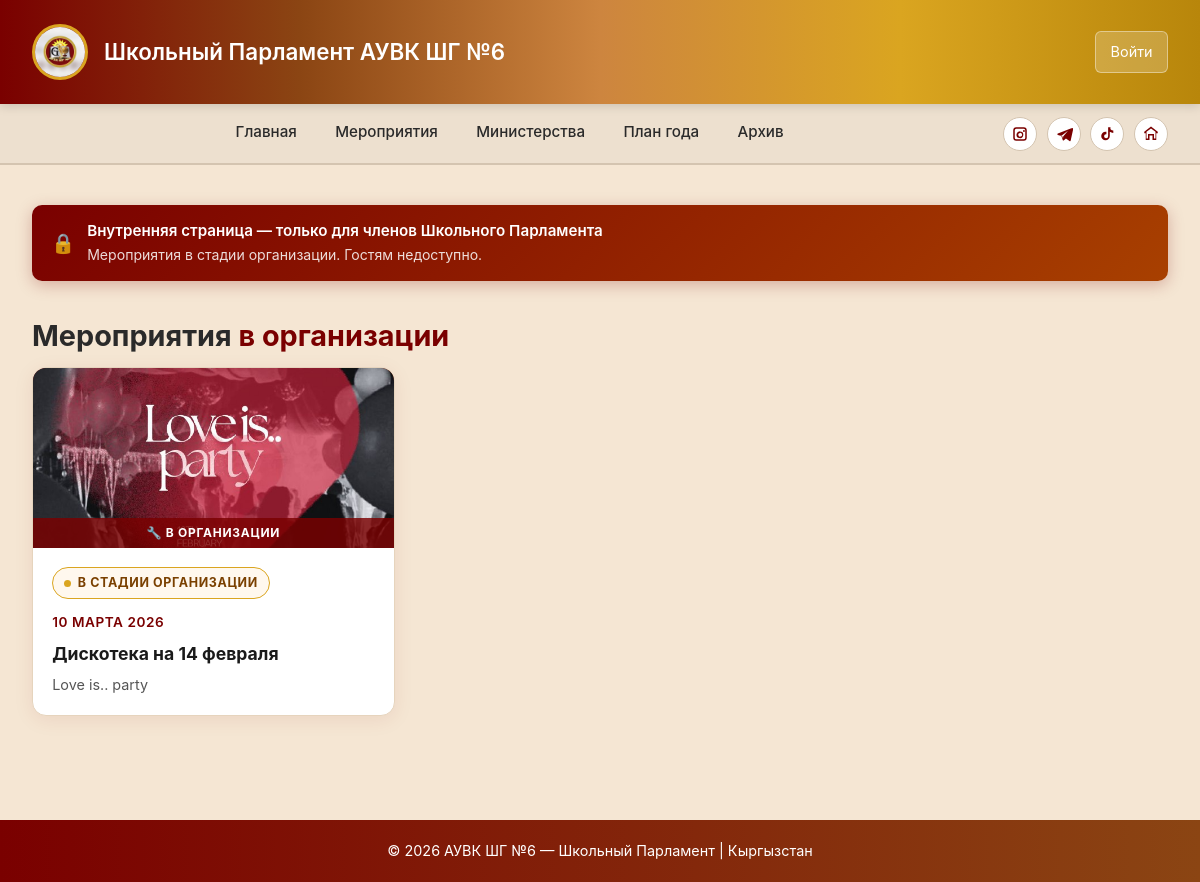
The app's page /tasks/events_list/view with its own data.
### apps/events/models.py (models this page shows, shortened)
class EventBase(models.Model):
    date = models.DateField(blank=True,null=True)
    name = models.CharField(max_length=50)
    description = models.TextField(blank=True,max_length=1000)
    created_at = models.DateTimeField(auto_now_add=True)
    class Meta:
        abstract = True

class EventsToOrganize(EventBase):
    image = models.ImageField(upload_to='images',blank=True,null=True)
    class Meta:
        verbose_name = "Мероприятие для организации"
        verbose_name_plural = "Мероприятия для организации"
        ordering = ['-created_at']

### apps/tasks/views.py (the view)
# urls.py: path("events_list/view",EventsListView.as_view(),name="eventslist_view"),
class EventsListView(View):
    def get(self, request):
        events = EventsToOrganize.objects.all()
        return render(request, "events/events_list_internal.html", {"events": events})

### templates/events/events_list_internal.html (shortened to what this page needs)
{% extends "base_parlament.html" %}
{% load static %}
{% block content %}
<div class="internal-banner">
    <span class="lock-icon">🔒</span>
    <div>
        Внутренняя страница — только для членов Школьного Парламента
        <br><span>Мероприятия в стадии организации. Гостям недоступно.</span>
    </div>
</div>
<h2 class="section-title">Мероприятия <span>в организации</span></h2>
<div class="events-grid">
    {% for event in events %}
    <div class="event-card" onclick="location.href='{% url 'event_to_organize_detail' event.id %}'">
        <div class="event-image">
            {% if event.image %}
                <img src="{{ event.image.url }}" alt="{{ event.name }}">
            {% else %}
                📅
            {% endif %}
            <div class="event-image-overlay">🔧 В организации</div>
        </div>
        <div class="event-content">
            <div class="status-badge">В стадии организации</div>
            <div class="event-date">
                {% if event.date %}{{ event.date|date:"d E Y" }}{% else %}Дата уточняется{% endif %}
            </div>
            <h3 class="event-title">{{ event.name }}</h3>
            <p class="event-description">{{ event.description }}</p>
        </div>
    </div>
    {% empty %}
    <div class="empty-state">
        <div class="empty-icon">📋</div>
        <p>Мероприятий в организации пока нет.</p>
    </div>
    {% endfor %}
</div>
{% endblock %}

### templates/base_parlament.html (style rules this page uses)
* { margin: 0; padding: 0; box-sizing: border-box; }
body { font-family: -apple-system, BlinkMacSystemFont, 'Segoe UI', Roboto, Arial, sans-serif; background: #f5e6d3; color: #2a2a2a; line-height: 1.6; }
h2, h3 { margin-bottom: .6rem; }

### templates/events/events_list_internal.html (style rules this page uses)
.section-title { font-size: 1.8rem; color: #2a2a2a; margin-bottom: .5rem; font-weight: 700; }
.section-title span { color: #7A0000; }
.internal-banner { display: flex; align-items: center; gap: .75rem; background: linear-gradient(135deg, #7A0000 0%, #a84000 100%); color: white; padding: .85rem 1.2rem; border-radius: 10px; margin-bottom: 2rem; font-size: .95rem; font-weight: 600; box-shadow: 0 4px 16px rgba(122,0,0,0.25); }
.internal-banner .lock-icon { font-size: 1.2rem; flex-shrink: 0; }
.internal-banner span { opacity: .85; font-weight: 400; font-size: .88rem; }
.status-badge { display: inline-flex; align-items: center; gap: .4rem; background: #fff8ee; border: 1.5px solid #DAA520; color: #7A4000; font-size: .78rem; font-weight: 700; padding: .3rem .7rem; border-radius: 20px; text-transform: uppercase; letter-spacing: .05em; margin-bottom: .8rem; }
.status-badge::before { content: ''; width: 7px; height: 7px; background: #DAA520; border-radius: 50%; animation: pulse 1.5s infinite; }
.events-grid { display: grid; grid-template-columns: repeat(auto-fill, minmax(300px, 1fr)); gap: 1.5rem; margin-bottom: 3rem; }
.event-card { background: #fff; border-radius: 14px; overflow: hidden; box-shadow: 0 4px 20px rgba(122,0,0,0.08); border: 1px solid #e6d4bd; transition: transform .3s, box-shadow .3s; cursor: pointer; }
.event-image { width: 100%; height: 180px; background: linear-gradient(135deg, #7A0000 0%, #a84000 100%); display: flex; align-items: center; justify-content: center; color: white; font-size: 3rem; position: relative; overflow: hidden; }
.event-image img { position: absolute; inset: 0; width: 100%; height: 100%; object-fit: cover; z-index: 1; }
.event-image-overlay { position: absolute; bottom: 0; left: 0; right: 0; background: rgba(122, 0, 0, 0.82); color: white; font-size: .75rem; font-weight: 700; text-align: center; padding: .35rem; letter-spacing: .06em; text-transform: uppercase; z-index: 2; }
.event-content { padding: 1.2rem; }
.event-date { color: #7A0000; font-size: .85rem; font-weight: 600; margin-bottom: .4rem; text-transform: uppercase; letter-spacing: .04em; }
.event-title { font-size: 1.1rem; font-weight: 700; margin-bottom: .4rem; color: #1a1a1a; }
.event-description { color: #555; font-size: .9rem; line-height: 1.5; }

### records on screen
EventsToOrganize: image (picture), date "10 МАРТА 2026", name "Дискотека на 14 февраля", description "Love is.. party"
